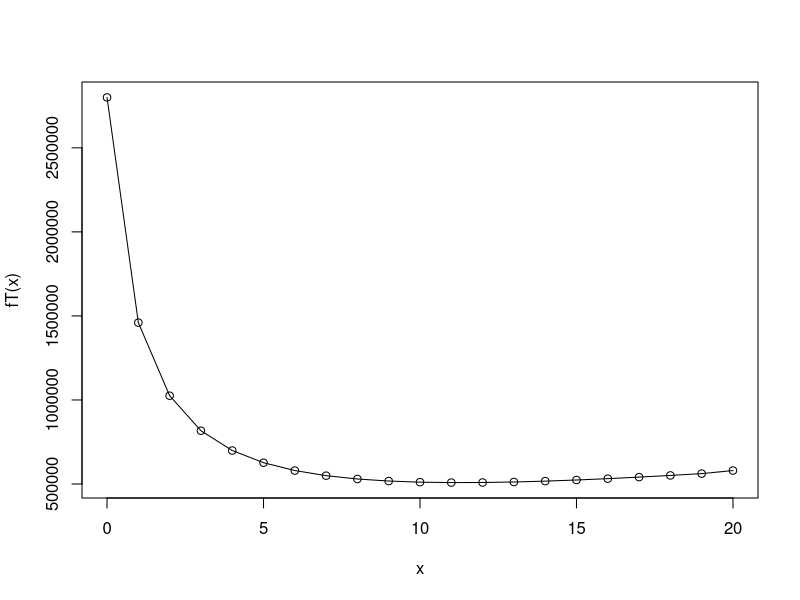

Reproduce this figure in R. (Note: this script raises an error after producing the figure.)
## ---- chunk 1
knitr::opts_chunk$set(echo = TRUE)
## ---- chunk 2
## Define the function using boolean statements such as >, <=, == 
# Given: 5 miles of beach per week
r = 5/7 
# Define the function
fT = function(x){500*(200/(r*(x+1)))+(18000+800*200/(r*(x+1)))*x+(200/(r*(x+1))>14)*(10000*(200/(r*(x+1))-14))} 
# Define the derivative
dfT = function(x){fprime(fT,x)}
# Define the domain to graph on
x = seq(0,20,1)
# Plot the function
plot(x,fT(x),type="o")
## ---- chunk 3
# Print the value that I estimate to be the minimum cost
print(fT(11))
## ---- chunk 4
# Verify by actually solving the problem using the bisection method
## Bisection

bisection = function(f,a,b,tol=0.0001){
  if (f(a)*f(b) > 0){
    return ("Boundary Conditions Not Met")
  }
  else{
    middle = a
    while (abs(f(middle))>tol){
      middle = (a+b)/2
      if (f(middle)*f(a)>0) (a = middle)
      else (b = middle)
      x=middle
      y=f(middle)
      ## if you want to "see" what happens at every step, take off the # of the next line ##
      #cat(sprintf("x-Val: %.4f ; f(x-val): %.4f\n",x,y))
    }
    return (middle)
  }
}
## F-Prime
fprime = function (f,a,h=0.0001){(f(a+h)-f(a-h))/(2*h)}
ans = bisection(dfT,0,20)
print(ans)
## ---- chunk 5
# Plug ans back into function to find the minimum cost
print(fT(ans))
## ---- chunk 6
ans.crew=0
ans.cost=0
ans.cost1 <- na.omit(ans.cost)
r = seq(2/7,8/7,1/7)
for (i in 1:length(r)){
  ## Change r to the variable r[i] to iterate the changing rate
  fT = function(x){return(500*(200/(r[i]*(x+1)))+(18000+800*200/(r[i]*(x+1)))*x+(200/(r[i]*(x+1))>14)*(10000*(200/(r[i]*(x+1))-14)))}
  dfT = function(x){fprime(fT,x)}
  ans.crew[i] = bisection(dfT,0,20)
  ans.cost1[i] = fT(ans.crew[i])
}
  result = data.frame(rate = r, crew = ans.crew, cost = ans.cost1)
  print(result)
## ---- chunk 7
ans.days=0
ans.cost=0
ans.cost1 <- na.omit(ans.cost)
f = seq(0,50000,10000)
for (i in 1:length(f)){
  ## Change the fine part of the function to the variable f[i] to iterate the changing fines
  r=5/7
  fT = function(x){return(500*(200/(r*(x+1)))+(18000+800*200/(r*(x+1)))*x+(200/(r*(x+1))>14)*f[i])}
  dfT = function(x){fprime(fT,x)}
  ans.days[i] = bisection(dfT,14,10000)
  ans.cost1[i] = fT(ans.days[i])
}
  result = data.frame(fine = f, days = ans.days, cost = ans.cost1)
  print(result)
